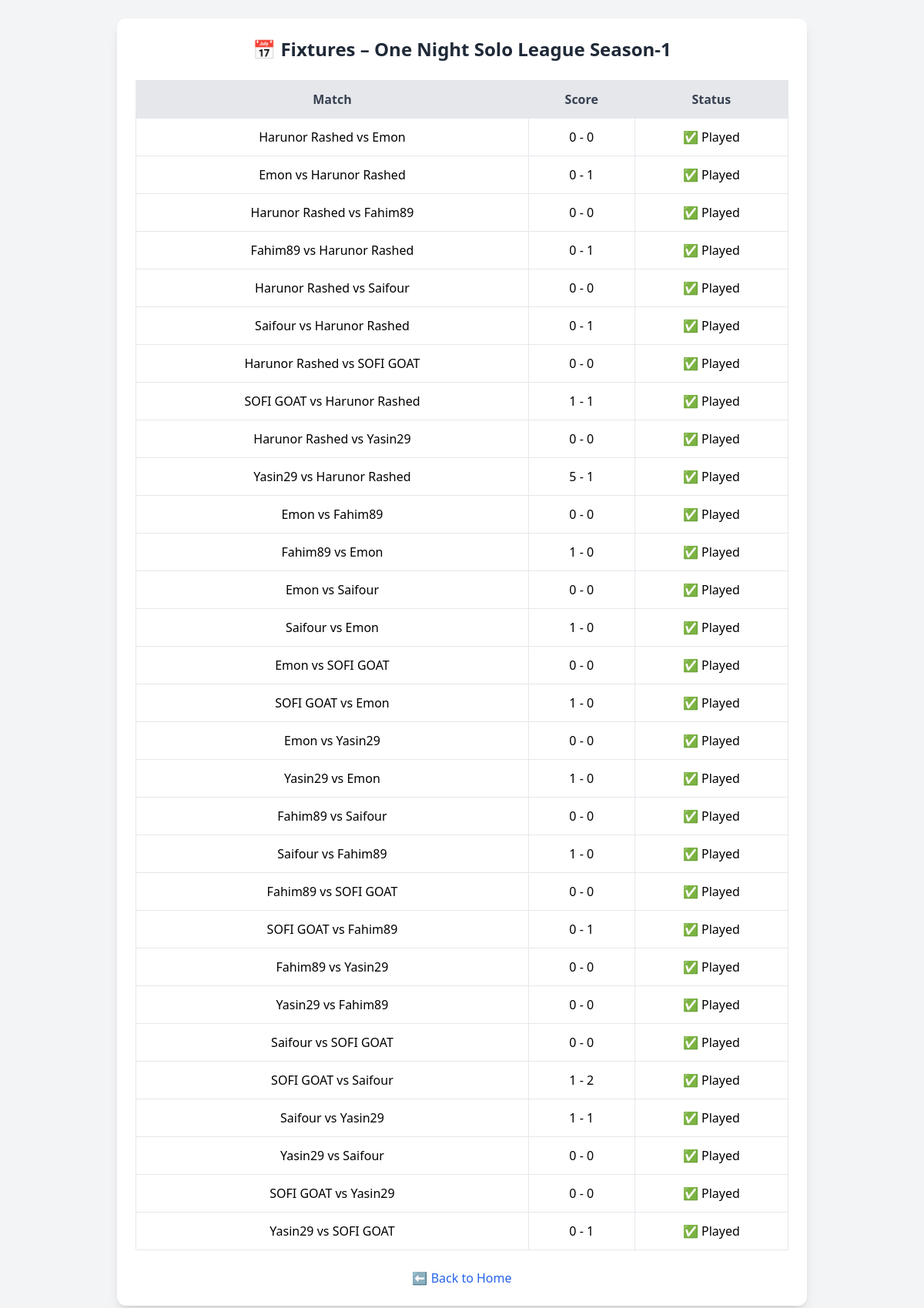
The page /player/fixtures.php?league_id=2 on the database its author committed.
### tables this page shows
CREATE TABLE `leagues` (
  `id` int(11) NOT NULL,
  `name` varchar(100) NOT NULL,
  `description` text DEFAULT NULL,
  `status` enum('upcoming','ongoing','completed') DEFAULT 'upcoming',
  `created_at` timestamp NULL DEFAULT current_timestamp()
);

CREATE TABLE `matches` (
  `id` int(11) NOT NULL,
  `league_id` int(11) DEFAULT NULL,
  `player1_id` int(11) DEFAULT NULL,
  `player2_id` int(11) DEFAULT NULL,
  `match_date` date DEFAULT NULL,
  `player1_score` int(11) DEFAULT NULL,
  `player2_score` int(11) DEFAULT NULL,
  `created_at` timestamp NULL DEFAULT current_timestamp()
);

CREATE TABLE `users` (
  `id` int(11) NOT NULL,
  `username` varchar(50) NOT NULL,
  `email` varchar(100) NOT NULL,
  `password` varchar(255) NOT NULL,
  `created_at` timestamp NULL DEFAULT current_timestamp(),
  `matches_played` int(11) DEFAULT 0,
  `wins` int(11) DEFAULT 0,
  `losses` int(11) DEFAULT 0,
  `draws` int(11) DEFAULT 0,
  `goals_scored` int(11) DEFAULT 0,
  `goals_conceded` int(11) DEFAULT 0
);

### player/fixtures.php (the view, shortened to what this page needs)
<?php
require_once '../config/db.php';
$leagueId = $_GET['league_id'];
$stmt = $pdo->prepare("SELECT name FROM leagues WHERE id = ?");
$stmt->execute([$leagueId]);
$league = $stmt->fetch();
$stmt = $pdo->prepare("
    SELECT m.*, u1.username AS p1_name, u2.username AS p2_name
    FROM matches m
    JOIN users u1 ON m.player1_id = u1.id
    JOIN users u2 ON m.player2_id = u2.id
    WHERE m.league_id = ?
    ORDER BY m.id ASC
");
$stmt->execute([$leagueId]);
$matches = $stmt->fetchAll();
?>
<!DOCTYPE html>
<html>
<head>
    <script src="https://cdn.tailwindcss.com"></script>
</head>
<body class="bg-gray-100 p-6">
    <div class="max-w-4xl mx-auto bg-white rounded-xl shadow-lg p-6">
        <h1 class="text-2xl font-bold text-center text-gray-800 mb-6">
            📅 Fixtures – <?= htmlspecialchars($league['name']) ?>
        </h1>
        <table class="w-full table-auto border-collapse">
            <thead>
                <tr class="bg-gray-200 text-gray-700">
                    <th class="p-3 border">Match</th>
                    <th class="p-3 border">Score</th>
                    <th class="p-3 border">Status</th>
                </tr>
            </thead>
            <tbody>
                <?php foreach ($matches as $match): ?>
                    <tr class="text-center border-b hover:bg-gray-50">
                        <td class="p-3 border font-medium">
                            <?= htmlspecialchars($match['p1_name']) ?> vs <?= htmlspecialchars($match['p2_name']) ?>
                        </td>
                        <td class="p-3 border">
                            <?php
                                if ($match['player1_score'] !== null && $match['player2_score'] !== null) {
                                    echo "{$match['player1_score']} - {$match['player2_score']}";
                                } else {
                                    echo "Not Played";
                                }
                            ?>
                        </td>
                        <td class="p-3 border">
                            <?= ($match['player1_score'] === null || $match['player2_score'] === null) ? "❌ Not Played" : "✅ Played" ?>
                        </td>
                    </tr>
                <?php endforeach; ?>
            </tbody>
        </table>
        <div class="mt-6 text-center">
            <a href="dashboard.php" class="text-blue-600 hover:underline">⬅️ Back to Home</a>
        </div>
    </div>
</body>
</html>

### rows shown on the page
leagues: name "One Night Solo League Season-1"
matches: player1.username "Harunor Rashed", player2.username "Emon", player1_score "0", player2_score "0", shows "✅ Played"
matches: player1.username "Emon", player2.username "Harunor Rashed", player1_score "0", player2_score "1", shows "✅ Played"
matches: player1.username "Harunor Rashed", player2.username "Fahim89", player1_score "0", player2_score "0", shows "✅ Played"
matches: player1.username "Fahim89", player2.username "Harunor Rashed", player1_score "0", player2_score "1", shows "✅ Played"
matches: player1.username "Harunor Rashed", player2.username "Saifour", player1_score "0", player2_score "0", shows "✅ Played"
matches: player1.username "Saifour", player2.username "Harunor Rashed", player1_score "0", player2_score "1", shows "✅ Played"
matches: player1.username "Harunor Rashed", player2.username "SOFI GOAT", player1_score "0", player2_score "0", shows "✅ Played"
matches: player1.username "SOFI GOAT", player2.username "Harunor Rashed", player1_score "1", player2_score "1", shows "✅ Played"
matches: player1.username "Harunor Rashed", player2.username "Yasin29", player1_score "0", player2_score "0", shows "✅ Played"
matches: player1.username "Yasin29", player2.username "Harunor Rashed", player1_score "5", player2_score "1", shows "✅ Played"
matches: player1.username "Emon", player2.username "Fahim89", player1_score "0", player2_score "0", shows "✅ Played"
matches: player1.username "Fahim89", player2.username "Emon", player1_score "1", player2_score "0", shows "✅ Played"
matches: player1.username "Emon", player2.username "Saifour", player1_score "0", player2_score "0", shows "✅ Played"
matches: player1.username "Saifour", player2.username "Emon", player1_score "1", player2_score "0", shows "✅ Played"
matches: player1.username "Emon", player2.username "SOFI GOAT", player1_score "0", player2_score "0", shows "✅ Played"
matches: player1.username "SOFI GOAT", player2.username "Emon", player1_score "1", player2_score "0", shows "✅ Played"
matches: player1.username "Emon", player2.username "Yasin29", player1_score "0", player2_score "0", shows "✅ Played"
matches: player1.username "Yasin29", player2.username "Emon", player1_score "1", player2_score "0", shows "✅ Played"
matches: player1.username "Fahim89", player2.username "Saifour", player1_score "0", player2_score "0", shows "✅ Played"
matches: player1.username "Saifour", player2.username "Fahim89", player1_score "1", player2_score "0", shows "✅ Played"
matches: player1.username "Fahim89", player2.username "SOFI GOAT", player1_score "0", player2_score "0", shows "✅ Played"
matches: player1.username "SOFI GOAT", player2.username "Fahim89", player1_score "0", player2_score "1", shows "✅ Played"
matches: player1.username "Fahim89", player2.username "Yasin29", player1_score "0", player2_score "0", shows "✅ Played"
matches: player1.username "Yasin29", player2.username "Fahim89", player1_score "0", player2_score "0", shows "✅ Played"
matches: player1.username "Saifour", player2.username "SOFI GOAT", player1_score "0", player2_score "0", shows "✅ Played"
matches: player1.username "SOFI GOAT", player2.username "Saifour", player1_score "1", player2_score "2", shows "✅ Played"
matches: player1.username "Saifour", player2.username "Yasin29", player1_score "1", player2_score "1", shows "✅ Played"
matches: player1.username "Yasin29", player2.username "Saifour", player1_score "0", player2_score "0", shows "✅ Played"
matches: player1.username "SOFI GOAT", player2.username "Yasin29", player1_score "0", player2_score "0", shows "✅ Played"
matches: player1.username "Yasin29", player2.username "SOFI GOAT", player1_score "0", player2_score "1", shows "✅ Played"
